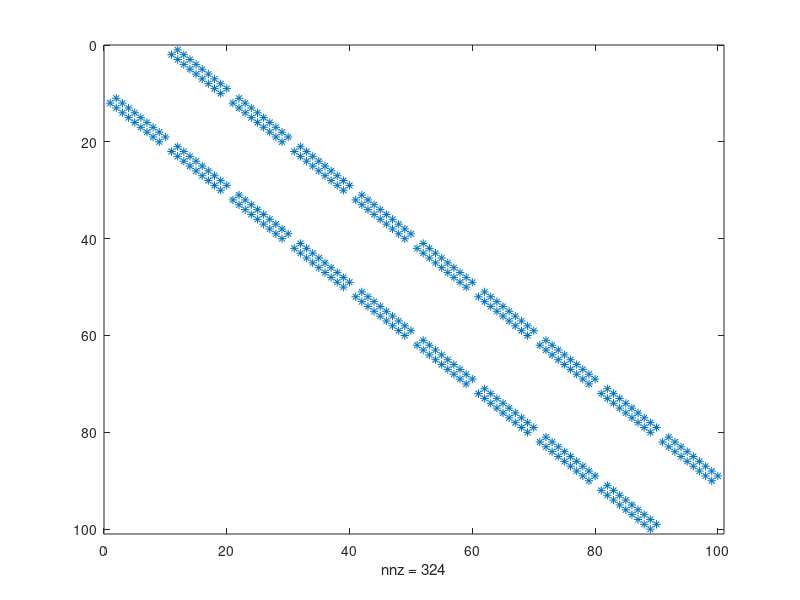

Recreate this plot in MATLAB.



nx = 10;
ny = 10 ;
ng = nx * ny ;
q = (1:ng)';

a = zeros(ng,1) ;
b = zeros(ng,1) ;
c = zeros(ng,1) ;
d = zeros(ng,1) ;

for i = 1:ng

    point0 = i ; 
    point1 = point0 +1 ;
    point2 = point1 + nx ;
    point3 = point0 + nx ;
    point4 = point3-1;
    point5 = point0-1;
    point6  = point5-nx ;
    point7 = point0 - nx ;
    point8 = point1 - nx ; 

    % 左下角
    if i==1
        d(i) = q(point3);
        % c(i) = q(point3);
        % b(i) = q(point7);
        % a(i) = q(point7);
     
    % 下边
    elseif i>1 && i<nx
        d(i) = q(point3);
        c(i) = q(point3);
        % b(i) = q(point7);
        % a(i) = q(point7);
        
    % 右下角
    elseif i==nx
        % d(i) = q(point3);
        c(i) = q(point3);
        % b(i) = q(point7);
        % a(i) = q(point7);
        
    % 左边
    elseif mod(i,nx)==1 && i>nx && i< ng-nx+1
        d(i) = q(point3);
        % c(i) = q(point3);
        b(i) = q(point7);
        % a(i) = q(point7);
    % 右边
    elseif mod(i,nx)==0 && i>nx && i< ng
        % d(i) = q(point3);
        c(i) = q(point3);
        % b(i) = q(point7);
        a(i) = q(point7);
    %左上角
elseif i==ng-nx+1
        % d(i) = q(point3);
        % c(i) = q(point3);
        b(i) = q(point7);
        % a(i) = q(point7);
    % 上边
    elseif i>ng-nx+1 && i < ng
        % d(i) = q(point3);
        % c(i) = q(point3);
        b(i) = q(point7);
        a(i) = q(point7);
    % 右上
    elseif i==ng
        % d(i) = q(point3);
        % c(i) = q(point3);
        % b(i) = q(point7);
        a(i) = q(point7);
    else 
        d(i) = q(point2);
        c(i) = q(point4);
        b(i) = q(point8);
        a(i) = q(point6);
    end

end


ns = ng - (nx+1);
nl = ng - (nx-1);

s =diag(a(end-ns+1:end) , -(nx+1)) + diag(b(end-nl+1:end),-(nx-1)) ...
+ diag(c(1:nl),nx-1) + diag(d(1:ns),nx+1);


spy(s)